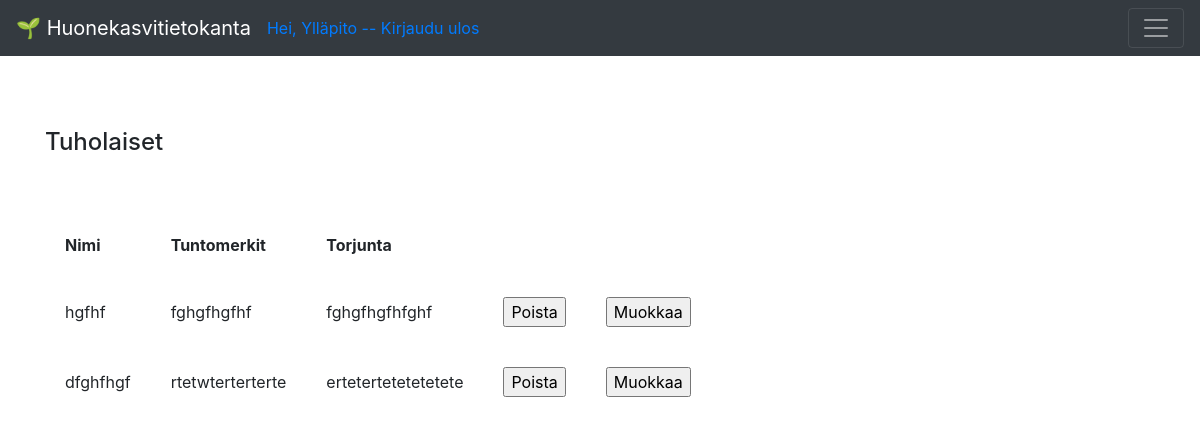
Before: /pests (signed in) with the older database file.
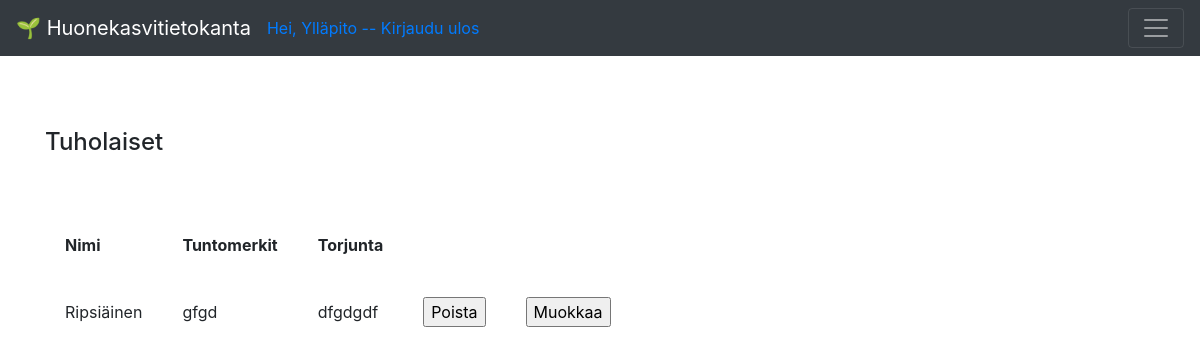
After: the same page with the newer database file.
### application/pests/models.py (models this page shows, shortened)
class Pest(Base):
    name = db.Column(db.String(144), nullable=False)
    description = db.Column(db.String(400), nullable=False)
    control = db.Column(db.String(400), nullable=False)

### application/pests/views.py (the view)
@app.route("/pests", methods=["GET"])
@login_required(role="ANY")
def pests_index():
    return render_template("pests/list.html", pests = Pest.query.all())

### application/__init__.py (called while the page is built)
def login_required(role = "ANY"):
    def wrapper(fn):
        @wraps(fn)
        def decorated_view(*args, **kwargs):
            if not current_user:
                return login_manager.unauthorized()
            if not current_user.is_authenticated:
                return login_manager.unauthorized()
            unauthorized = False
            if not role == "ANY":
                unauthorized = True
                for user_role in current_user.userrole():
                    if user_role == role:
                        unauthorized = False
                        break
            if unauthorized:
                return login_manager.unauthorized()
            return fn(*args, **kwargs)
        return decorated_view
    return wrapper

@login_manager.user_loader
def load_user(user_id):
    return User.query.get(user_id)

### application/templates/pests/list.html
{% extends "layout.html" %}
{% block body %}
<h4>Tuholaiset</h4>
<br>
<br>
  <table cellpadding="20">
    <tr>
      <th>Nimi</th>
      <th>Tuntomerkit</th>
      <th>Torjunta<th>
    </tr>
    {% for pest in pests %}
    <tr>
      <td>{{ pest.name }}</td>
      <td>{{ pest.description }}</td>
      <td>{{ pest.control }}</td>
      {% if current_user.id == 1 %}
      <td>
          <form method="POST" action="{{ url_for('pests_delete', pest_id=pest.id) }}">
            <input type="submit" value="Poista"/>
          </form>
              </td>
              <td>
                  <form method="POST" action="{{ url_for('pests_edit', pest_id=pest.id) }}">
                    <input type="submit" value="Muokkaa"/>
                  </form>
                      </td>
                      {% endif %}
    </tr>
    {% endfor %}
  </table>
{% endblock %}

Changed rows visible on the page:
removed Pest: name "hgfhf", description "fghgfhgfhf", control "fghgfhgfhfghf"
removed Pest: name "dfghfhgf", description "rtetwterterterte", control "ertetertetetetetete"
added Pest: name "Ripsiäinen", description "gfgd", control "dfgdgdf"
